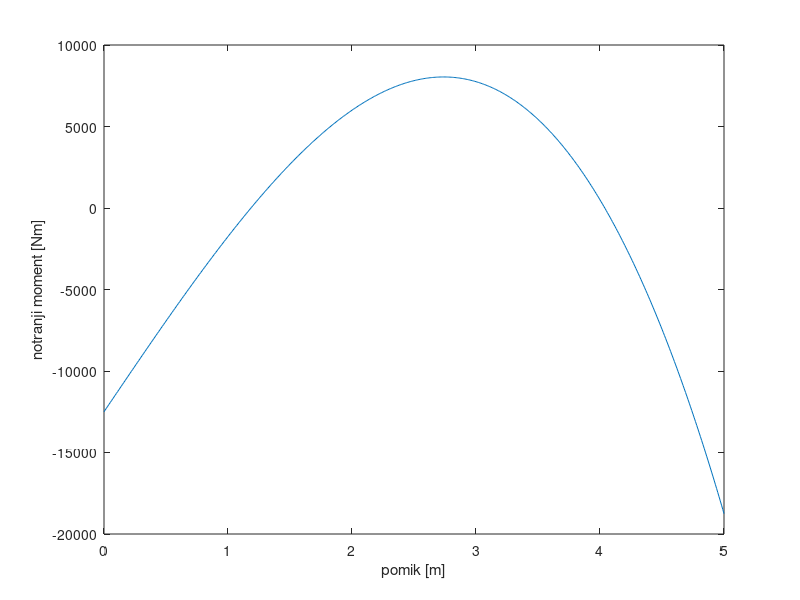

MATLAB code for this plot:
clear all % v primeru, da obstaja spremenljivka z imenom 'all'
clear all % zbrisem vse spremenljivke
clc       % zbrisem konzolo

% vrenost pretvorba
q = 15     *10^3     ; % N/m
L = 5                ; % m
E = 2*10^5 *10^6     ; % Pa
J = 4*10^6 *10^(-3*4); % m^4
korak = 10*10^-3     ; % m
x = 0:korak:L        ; % m



F = q*L^4/(120*E*J)*(2.*(x./L).^2-3.*(x./L).^3+(x./L).^5);
M = q*L^2/60*(-10.*(x./L).^3+9.*(x./L)-2);
[Fm, Fx] = max(F);
[Mm, Mx] = max(M);
fprintf('Maksimalni poves je %.2fmm\nin se pojavi na mestu x=%.2fm.\n\nMaksimalni notrajnji moment je %.2fNm\nin se pojavi na razdalji x = %.2fm od levega konca.\n\n', Fm*10^3, (Fx-1)*korak, Mm, (Mx-1)*korak)

% grafiranje
plot(x,M);
xlabel('pomik [m]');
ylabel('notranji moment [Nm]');
